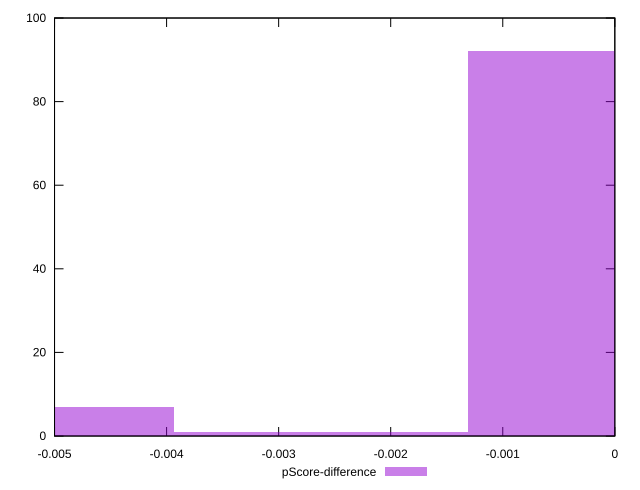

The gnuplot source for this figure:
reset

$pScoreDifference <<EOF
-0.0026199552313655623 1
0 92
-0.005239910462731125 7
EOF

set key outside below
set boxwidth 0.0026199552313655623
set xrange [-0.0050000000000000044:0]
set yrange [0:100]
set trange [0:100]
set style fill transparent solid 0.5 noborder
set terminal svg size 640, 490 enhanced background rgb 'white'
set output "report_00019_2021-02-10T18-14-37.922Z//uses-http2/samples/pages+cached+noadtech+nomedia/pScore-difference/histogram.svg"

plot $pScoreDifference title "pScore-difference" with boxes

reset
